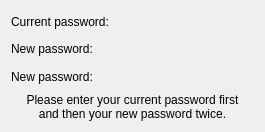
<ui version="4.0" >
 <author></author>
 <comment></comment>
 <exportmacro></exportmacro>
 <class>DlgChangePassword</class>
 <widget class="QWidget" name="DlgChangePassword" >
  <property name="geometry" >
        <rect>
            <x>0</x>
            <y>0</y>
    <width>265</width>
    <height>132</height>
        </rect>
    </property>
  <layout class="QGridLayout" >
   <property name="margin" >
    <number>11</number>
   </property>
   <property name="spacing" >
    <number>6</number>
   </property>
   <item row="0" column="0" >
    <widget class="QLabel" name="textLabel1" >
     <property name="text" >
                <string>Current password:</string>
            </property>
        </widget>
   </item>
   <item row="1" column="0" >
    <widget class="QLabel" name="textLabel2" >
     <property name="text" >
                <string>New password:</string>
            </property>
        </widget>
   </item>
   <item row="2" column="0" >
    <widget class="QLabel" name="textLabel3" >
     <property name="text" >
                <string>New password:</string>
            </property>
        </widget>
   </item>
   <item row="0" column="1" >
    <widget class="KLineEdit" name="peCurrentPassword" />
   </item>
   <item row="1" column="1" >
    <widget class="KLineEdit" name="peNewPassword1" />
   </item>
   <item row="2" column="1" >
    <widget class="KLineEdit" name="peNewPassword2" />
   </item>
   <item row="3" column="0" colspan="2" >
    <widget class="QLabel" name="lblStatus" >
     <property name="sizePolicy" >
                <sizepolicy>
                    <hsizetype>5</hsizetype>
                    <vsizetype>4</vsizetype>
                    <horstretch>0</horstretch>
                    <verstretch>0</verstretch>
                </sizepolicy>
            </property>
     <property name="text" >
                <string>Please enter your current password first
and then your new password twice.</string>
            </property>
     <property name="alignment" >
                <set>Qt::AlignCenter</set>
            </property>
        </widget>
   </item>
  </layout>
 </widget>
 <layoutdefault spacing="6" margin="11" />
 <pixmapfunction>qPixmapFromMimeSource</pixmapfunction>
 <customwidgets>
    <customwidget>
        <class>KLineEdit</class>
   <extends></extends>
   <header>klineedit.h</header>
        <container>0</container>
   <pixmap></pixmap>
    </customwidget>
 </customwidgets>
 <resources/>
 <connections/>
</ui>
